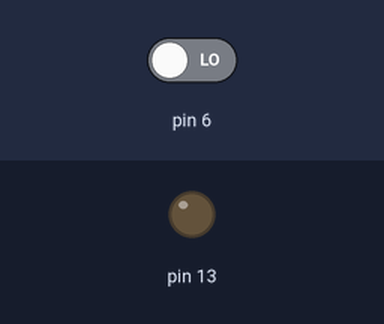
Simulated run of this sketch. Board: Arduino Uno, built with avr-gcc and run on an emulated ATmega328P. On the bench: output pins drawn as LEDs (lit = HIGH). Inputs (shaded band) come from the test bench; at power-on: pin 6 LOW.

Above: at 1.2 s.
1.3 s: pin 6 driven HIGH
At 2.1 s:
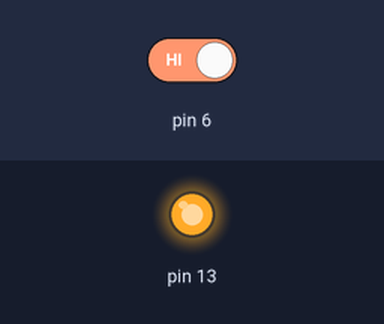
2.8 s: pin 6 driven LOW
At 3.2 s:
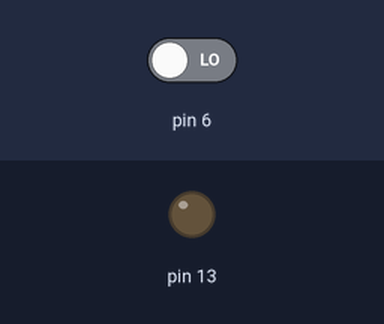
Timing chart, 0 to 5.8 s (numbered marks = the images above; inputs shaded):
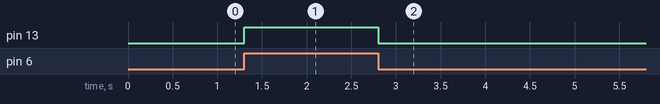

Measured:
- after the input at 1.3 s, pin 13: LOW → HIGH at once
- after the input at 2.8 s, pin 13: HIGH → LOW at once

The sketch:

pirTest.ino
```cpp
void setup()
{
	pinMode(13, OUTPUT);
}

void loop()
{
	digitalWrite(13, digitalRead(6));
}
```
